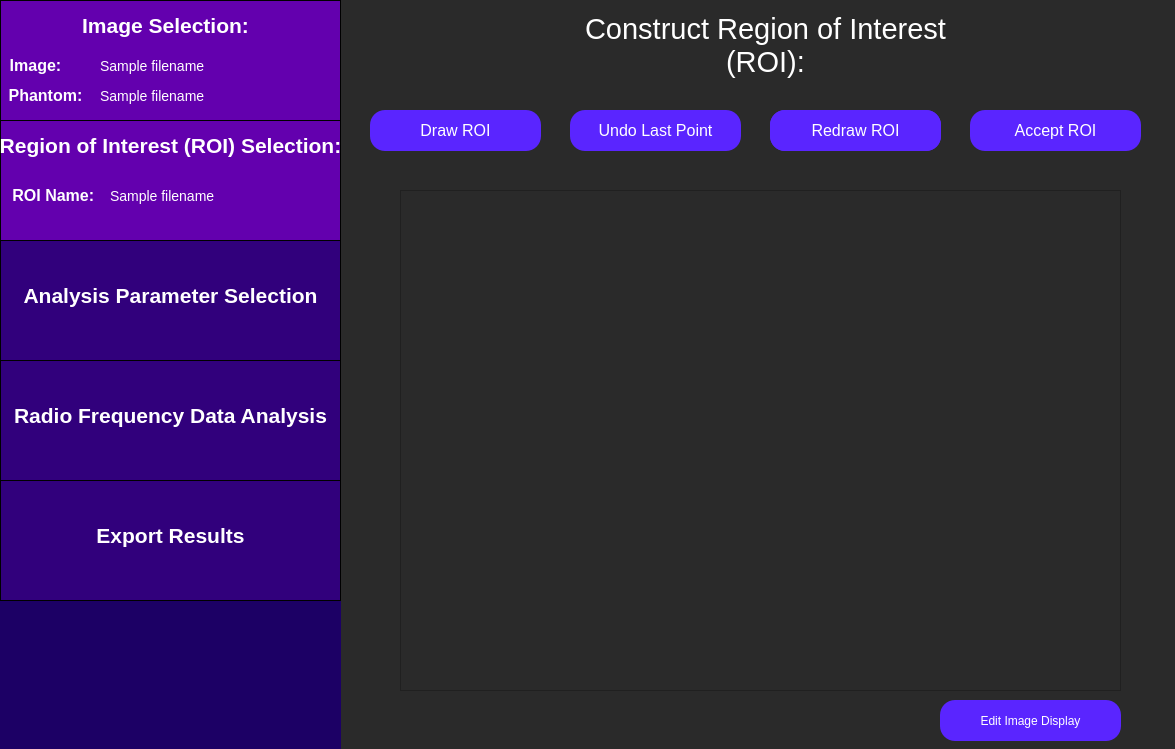
<?xml version="1.0" encoding="UTF-8"?>
<ui version="4.0">
 <class>constructRoi</class>
 <widget class="QWidget" name="constructRoi">
  <property name="geometry">
   <rect>
    <x>0</x>
    <y>0</y>
    <width>1175</width>
    <height>749</height>
   </rect>
  </property>
  <property name="windowTitle">
   <string>Select Region of Interest</string>
  </property>
  <property name="styleSheet">
   <string notr="true">QWidget {
	background: rgb(42, 42, 42);
}</string>
  </property>
  <widget class="QLabel" name="constructRoiLabel">
   <property name="geometry">
    <rect>
     <x>550</x>
     <y>-20</y>
     <width>431</width>
     <height>131</height>
    </rect>
   </property>
   <property name="styleSheet">
    <string notr="true">QLabel {
	font-size: 29px;
	color: rgb(255, 255, 255);
	background-color: rgba(255, 255, 255, 0);
}</string>
   </property>
   <property name="text">
    <string>Construct Region of Interest (ROI):</string>
   </property>
   <property name="textFormat">
    <enum>Qt::AutoText</enum>
   </property>
   <property name="scaledContents">
    <bool>false</bool>
   </property>
   <property name="alignment">
    <set>Qt::AlignCenter</set>
   </property>
   <property name="wordWrap">
    <bool>true</bool>
   </property>
  </widget>
  <widget class="QFrame" name="imDisplayFrame">
   <property name="geometry">
    <rect>
     <x>400</x>
     <y>190</y>
     <width>721</width>
     <height>501</height>
    </rect>
   </property>
   <property name="frameShape">
    <enum>QFrame::StyledPanel</enum>
   </property>
   <property name="frameShadow">
    <enum>QFrame::Raised</enum>
   </property>
  </widget>
  <widget class="QPushButton" name="drawRoiButton">
   <property name="geometry">
    <rect>
     <x>370</x>
     <y>110</y>
     <width>171</width>
     <height>41</height>
    </rect>
   </property>
   <property name="styleSheet">
    <string notr="true">QPushButton {
	color: white;
	font-size: 16px;
	background: rgb(90, 37, 255);
	border-radius: 15px;
}
QPushButton:checked {
	color:white; 
	font-size: 16px;
	background: rgb(45, 0, 110);
	border-radius: 15px;
}
</string>
   </property>
   <property name="text">
    <string>Draw ROI</string>
   </property>
   <property name="checkable">
    <bool>true</bool>
   </property>
   <property name="checked">
    <bool>false</bool>
   </property>
  </widget>
  <widget class="QPushButton" name="undoLastPtButton">
   <property name="geometry">
    <rect>
     <x>570</x>
     <y>110</y>
     <width>171</width>
     <height>41</height>
    </rect>
   </property>
   <property name="styleSheet">
    <string notr="true">QPushButton {
	color: white;
	font-size: 16px;
	background: rgb(90, 37, 255);
	border-radius: 15px;
}</string>
   </property>
   <property name="text">
    <string>Undo Last Point</string>
   </property>
   <property name="checkable">
    <bool>false</bool>
   </property>
  </widget>
  <widget class="QPushButton" name="acceptRoiButton">
   <property name="geometry">
    <rect>
     <x>970</x>
     <y>110</y>
     <width>171</width>
     <height>41</height>
    </rect>
   </property>
   <property name="styleSheet">
    <string notr="true">QPushButton {
	color: white;
	font-size: 16px;
	background: rgb(90, 37, 255);
	border-radius: 15px;
}</string>
   </property>
   <property name="text">
    <string>Accept ROI</string>
   </property>
   <property name="checkable">
    <bool>false</bool>
   </property>
  </widget>
  <widget class="QWidget" name="sidebar" native="true">
   <property name="geometry">
    <rect>
     <x>0</x>
     <y>0</y>
     <width>341</width>
     <height>751</height>
    </rect>
   </property>
   <property name="toolTip">
    <string>&lt;html&gt;&lt;head/&gt;&lt;body&gt;&lt;p&gt;&lt;br/&gt;&lt;/p&gt;&lt;/body&gt;&lt;/html&gt;</string>
   </property>
   <property name="styleSheet">
    <string notr="true">QWidget {
	background-color: rgb(28, 0, 101);
}</string>
   </property>
   <widget class="QFrame" name="imageSelectionSidebar">
    <property name="geometry">
     <rect>
      <x>0</x>
      <y>0</y>
      <width>341</width>
      <height>121</height>
     </rect>
    </property>
    <property name="styleSheet">
     <string notr="true">QFrame {
	background-color: rgb(99, 0, 174);
	border: 1px solid black;
}</string>
    </property>
    <property name="frameShape">
     <enum>QFrame::StyledPanel</enum>
    </property>
    <property name="frameShadow">
     <enum>QFrame::Raised</enum>
    </property>
    <widget class="QLabel" name="imageSelectionLabelSidebar">
     <property name="geometry">
      <rect>
       <x>70</x>
       <y>0</y>
       <width>191</width>
       <height>51</height>
      </rect>
     </property>
     <property name="styleSheet">
      <string notr="true">QLabel {
	font-size: 21px;
	color: rgb(255, 255, 255);
	background-color: rgba(255, 255, 255, 0);
	border: 0px;
	font-weight: bold;
}</string>
     </property>
     <property name="text">
      <string>Image Selection:</string>
     </property>
     <property name="alignment">
      <set>Qt::AlignCenter</set>
     </property>
    </widget>
    <widget class="QLabel" name="imageLabel">
     <property name="geometry">
      <rect>
       <x>-60</x>
       <y>40</y>
       <width>191</width>
       <height>51</height>
      </rect>
     </property>
     <property name="styleSheet">
      <string notr="true">QLabel {
	font-size: 16px;
	color: rgb(255, 255, 255);
	background-color: rgba(255, 255, 255, 0);
	border: 0px;
	font-weight: bold;
}</string>
     </property>
     <property name="text">
      <string>Image:</string>
     </property>
     <property name="alignment">
      <set>Qt::AlignCenter</set>
     </property>
    </widget>
    <widget class="QLabel" name="phantomLabel">
     <property name="geometry">
      <rect>
       <x>-50</x>
       <y>70</y>
       <width>191</width>
       <height>51</height>
      </rect>
     </property>
     <property name="styleSheet">
      <string notr="true">QLabel {
	font-size: 16px;
	color: rgb(255, 255, 255);
	background-color: rgba(255, 255, 255, 0);
	border: 0px;
	font-weight: bold
}</string>
     </property>
     <property name="text">
      <string>Phantom:</string>
     </property>
     <property name="alignment">
      <set>Qt::AlignCenter</set>
     </property>
    </widget>
    <widget class="QLabel" name="imageFilenameDisplay">
     <property name="geometry">
      <rect>
       <x>100</x>
       <y>40</y>
       <width>241</width>
       <height>51</height>
      </rect>
     </property>
     <property name="styleSheet">
      <string notr="true">QLabel {
	font-size: 14px;
	color: rgb(255, 255, 255);
	background-color: rgba(255, 255, 255, 0);
	border: 0px;
}</string>
     </property>
     <property name="text">
      <string>Sample filename </string>
     </property>
     <property name="alignment">
      <set>Qt::AlignLeading|Qt::AlignLeft|Qt::AlignVCenter</set>
     </property>
    </widget>
    <widget class="QLabel" name="phantomFilenameDisplay">
     <property name="geometry">
      <rect>
       <x>100</x>
       <y>70</y>
       <width>241</width>
       <height>51</height>
      </rect>
     </property>
     <property name="styleSheet">
      <string notr="true">QLabel {
	font-size: 14px;
	color: rgb(255, 255, 255);
	background-color: rgba(255, 255, 255, 0);
	border: 0px;
}</string>
     </property>
     <property name="text">
      <string>Sample filename </string>
     </property>
     <property name="alignment">
      <set>Qt::AlignLeading|Qt::AlignLeft|Qt::AlignVCenter</set>
     </property>
    </widget>
   </widget>
   <widget class="QFrame" name="roiSidebar">
    <property name="geometry">
     <rect>
      <x>0</x>
      <y>120</y>
      <width>341</width>
      <height>121</height>
     </rect>
    </property>
    <property name="styleSheet">
     <string notr="true">QFrame {
	background-color: rgb(99, 0, 174);
	border: 1px solid black;
}</string>
    </property>
    <property name="frameShape">
     <enum>QFrame::StyledPanel</enum>
    </property>
    <property name="frameShadow">
     <enum>QFrame::Raised</enum>
    </property>
    <widget class="QLabel" name="roiSidebarLabel">
     <property name="geometry">
      <rect>
       <x>0</x>
       <y>0</y>
       <width>341</width>
       <height>51</height>
      </rect>
     </property>
     <property name="styleSheet">
      <string notr="true">QLabel {
	font-size: 21px;
	color: rgb(255, 255, 255);
	background-color: rgba(255, 255, 255, 0);
	border: 0px;
	font-weight: bold;
}</string>
     </property>
     <property name="text">
      <string>Region of Interest (ROI) Selection:</string>
     </property>
     <property name="alignment">
      <set>Qt::AlignCenter</set>
     </property>
    </widget>
    <widget class="QLabel" name="roiTitleLabel">
     <property name="geometry">
      <rect>
       <x>-40</x>
       <y>50</y>
       <width>191</width>
       <height>51</height>
      </rect>
     </property>
     <property name="styleSheet">
      <string notr="true">QLabel {
	font-size: 16px;
	color: rgb(255, 255, 255);
	background-color: rgba(255, 255, 255, 0);
	border: 0px;
	font-weight: bold;
}</string>
     </property>
     <property name="text">
      <string>ROI Name: </string>
     </property>
     <property name="alignment">
      <set>Qt::AlignCenter</set>
     </property>
    </widget>
    <widget class="QLabel" name="roiNameDisplay">
     <property name="geometry">
      <rect>
       <x>110</x>
       <y>50</y>
       <width>241</width>
       <height>51</height>
      </rect>
     </property>
     <property name="styleSheet">
      <string notr="true">QLabel {
	font-size: 14px;
	color: rgb(255, 255, 255);
	background-color: rgba(255, 255, 255, 0);
	border: 0px;
}</string>
     </property>
     <property name="text">
      <string>Sample filename </string>
     </property>
     <property name="alignment">
      <set>Qt::AlignLeading|Qt::AlignLeft|Qt::AlignVCenter</set>
     </property>
    </widget>
   </widget>
   <widget class="QFrame" name="rfAnalysisSidebar">
    <property name="geometry">
     <rect>
      <x>0</x>
      <y>360</y>
      <width>341</width>
      <height>121</height>
     </rect>
    </property>
    <property name="styleSheet">
     <string notr="true">QFrame {
	background-color:  rgb(49, 0, 124);
	border: 1px solid black;
}</string>
    </property>
    <property name="frameShape">
     <enum>QFrame::StyledPanel</enum>
    </property>
    <property name="frameShadow">
     <enum>QFrame::Raised</enum>
    </property>
    <widget class="QLabel" name="rfAnalysisLabel">
     <property name="geometry">
      <rect>
       <x>0</x>
       <y>30</y>
       <width>341</width>
       <height>51</height>
      </rect>
     </property>
     <property name="styleSheet">
      <string notr="true">QLabel {
	font-size: 21px;
	color: rgb(255, 255, 255);
	background-color: rgba(255, 255, 255, 0);
	border: 0px;
	font-weight: bold;
}</string>
     </property>
     <property name="text">
      <string>Radio Frequency Data Analysis</string>
     </property>
     <property name="alignment">
      <set>Qt::AlignCenter</set>
     </property>
    </widget>
   </widget>
   <widget class="QFrame" name="exportResultsSidebar">
    <property name="geometry">
     <rect>
      <x>0</x>
      <y>480</y>
      <width>341</width>
      <height>121</height>
     </rect>
    </property>
    <property name="styleSheet">
     <string notr="true">QFrame {
	background-color:  rgb(49, 0, 124);
	border: 1px solid black;
}</string>
    </property>
    <property name="frameShape">
     <enum>QFrame::StyledPanel</enum>
    </property>
    <property name="frameShadow">
     <enum>QFrame::Raised</enum>
    </property>
    <widget class="QLabel" name="exportResultsLabel">
     <property name="geometry">
      <rect>
       <x>20</x>
       <y>30</y>
       <width>301</width>
       <height>51</height>
      </rect>
     </property>
     <property name="styleSheet">
      <string notr="true">QLabel {
	font-size: 21px;
	color: rgb(255, 255, 255);
	background-color: rgba(255, 255, 255, 0);
	border: 0px;
	font-weight: bold;
}</string>
     </property>
     <property name="text">
      <string>Export Results</string>
     </property>
     <property name="alignment">
      <set>Qt::AlignCenter</set>
     </property>
    </widget>
   </widget>
  </widget>
  <widget class="QFrame" name="analysisParamsSidebar">
   <property name="geometry">
    <rect>
     <x>0</x>
     <y>240</y>
     <width>341</width>
     <height>121</height>
    </rect>
   </property>
   <property name="styleSheet">
    <string notr="true">QFrame {
	background-color: rgb(49, 0, 124);
	border: 1px solid black;
}</string>
   </property>
   <property name="frameShape">
    <enum>QFrame::StyledPanel</enum>
   </property>
   <property name="frameShadow">
    <enum>QFrame::Raised</enum>
   </property>
   <widget class="QLabel" name="analysisParamsLabel">
    <property name="geometry">
     <rect>
      <x>0</x>
      <y>30</y>
      <width>341</width>
      <height>51</height>
     </rect>
    </property>
    <property name="styleSheet">
     <string notr="true">QLabel {
	font-size: 21px;
	color: rgb(255, 255, 255);
	background-color: rgba(255, 255, 255, 0);
	border: 0px;
	font-weight:bold;
}</string>
    </property>
    <property name="text">
     <string>Analysis Parameter Selection</string>
    </property>
    <property name="alignment">
     <set>Qt::AlignCenter</set>
    </property>
   </widget>
  </widget>
  <widget class="QPushButton" name="editImageDisplayButton">
   <property name="geometry">
    <rect>
     <x>940</x>
     <y>700</y>
     <width>181</width>
     <height>41</height>
    </rect>
   </property>
   <property name="styleSheet">
    <string notr="true">QPushButton {
	color: white;
	font-size: 12px;
	background: rgb(90, 37, 255);
	border-radius: 15px;
}</string>
   </property>
   <property name="text">
    <string>Edit Image Display</string>
   </property>
  </widget>
  <widget class="QPushButton" name="closeRoiButton">
   <property name="geometry">
    <rect>
     <x>770</x>
     <y>110</y>
     <width>171</width>
     <height>41</height>
    </rect>
   </property>
   <property name="styleSheet">
    <string notr="true">QPushButton {
	color: white;
	font-size: 16px;
	background: rgb(90, 37, 255);
	border-radius: 15px;
}</string>
   </property>
   <property name="text">
    <string>Close ROI</string>
   </property>
   <property name="checkable">
    <bool>false</bool>
   </property>
  </widget>
  <widget class="QPushButton" name="redrawRoiButton">
   <property name="geometry">
    <rect>
     <x>770</x>
     <y>110</y>
     <width>171</width>
     <height>41</height>
    </rect>
   </property>
   <property name="styleSheet">
    <string notr="true">QPushButton {
	color: white;
	font-size: 16px;
	background: rgb(90, 37, 255);
	border-radius: 15px;
}</string>
   </property>
   <property name="text">
    <string>Redraw ROI</string>
   </property>
   <property name="checkable">
    <bool>false</bool>
   </property>
  </widget>
 </widget>
 <resources/>
 <connections/>
</ui>
